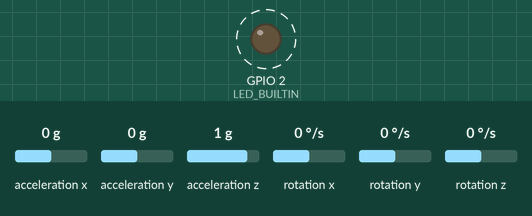
The sketch below on a simulated ESP8266 (NodeMCU). On the bench: output pins drawn as LEDs (lit = HIGH, except the on-board LED, lit = LOW). Wiring (inferred from the names in the program): MPU-6050 motion sensor at I2C address 0x68. Dashed ring = blinking. The test bench sets the inputs (shaded band); at power-on: acceleration x 0 g, acceleration y 0 g, acceleration z 1 g, rotation x 0 °/s, rotation y 0 °/s, rotation z 0 °/s. What the sketch prints to the serial monitor is not drawn.

Above: at 0.5 s.
Timing chart, 0 to 3.1 s (numbered marks = the images above):
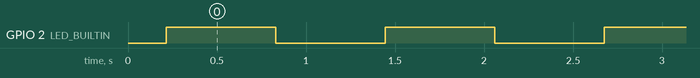

Measured:
- by itself, GPIO 2 (LED_BUILTIN): alternates HIGH for 0.62 s and LOW for 0.62 s

The sketch:

GYRO_AND_ACCELEROMETER__MPU6050_.ino
```cpp
#include <ESP8266WiFi.h>  //biblioteca das placas Esp
#include<Wire.h>

/*
 * Definições de alguns endereços mais comuns do MPU6050
 * os registros podem ser facilmente encontrados no mapa de registros do MPU6050
 */
const int MPU_ADDR =      0x68; // definição do endereço do sensor MPU6050 (0x68)
const int WHO_AM_I =      0x75; // registro de identificação do dispositivo
const int PWR_MGMT_1 =    0x6B; // registro de configuração do gerenciamento de energia
const int GYRO_CONFIG =   0x1B; // registro de configuração do giroscópio
const int ACCEL_CONFIG =  0x1C; // registro de configuração do acelerômetro
const int ACCEL_XOUT =    0x3B; // registro de leitura do eixo X do acelerômetro

const int sda_pin = 4; // definição do pino I2C SDA
const int scl_pin = 5; // definição do pino I2C SCL

bool led_state = false;

// variáveis para armazenar os dados "crus" do acelerômetro
int16_t AcX, AcY, AcZ, Tmp, GyX, GyY, GyZ;


/*
 * função que configura a I2C com os pinos desejados
 * sda_pin -> D5
 * scl_pin -> D6
 */
void initI2C()
{
  //Serial.println("---inside initI2C");
  Wire.begin(sda_pin, scl_pin);
}

/*
 * função que escreve um dado valor em um dado registro
 */
void writeRegMPU(int reg, int val)      //aceita um registro e um valor como parâmetro
{
  Wire.beginTransmission(MPU_ADDR);     // inicia comunicação com endereço do MPU6050
  Wire.write(reg);                      // envia o registro com o qual se deseja trabalhar
  Wire.write(val);                      // escreve o valor no registro
  Wire.endTransmission(true);           // termina a transmissão
}

uint8_t readRegMPU(uint8_t reg)        // aceita um registro como parâmetro
{
  uint8_t data;
  Wire.beginTransmission(MPU_ADDR);     // inicia comunicação com endereço do MPU6050
  Wire.write(reg);                      // envia o registro com o qual se deseja trabalhar
  Wire.endTransmission(false);          // termina transmissão mas continua com I2C aberto (envia STOP e START)
  Wire.requestFrom(MPU_ADDR, 1);        // configura para receber 1 byte do registro escolhido acima
  data = Wire.read();                   // lê o byte e guarda em 'data'
  return data;                          //retorna 'data'
}


/*
 * função que procura pelo sensor no endereço 0x68
 */
void findMPU(int mpu_addr)
{
  Wire.beginTransmission(MPU_ADDR);
  int data = Wire.endTransmission(true);

  if(data == 0)
  {
    Serial.print("Dispositivo encontrado no endereço: 0x");
    Serial.println(MPU_ADDR, HEX);
  }
  else
  {
    Serial.println("Dispositivo não encontrado!");
  }
}

/*
 * função que verifica se o sensor responde e se está ativo
 */
void checkMPU(int mpu_addr)
{
  findMPU(MPU_ADDR);

  int data = readRegMPU(WHO_AM_I); // Register 117 – Who Am I - 0x75

  if(data == 104)
  {
    Serial.println("MPU6050 Dispositivo respondeu OK! (104)");

    data = readRegMPU(PWR_MGMT_1); // Register 107 – Power Management 1-0x6B

    if(data == 64) Serial.println("MPU6050 em modo SLEEP! (64)");
    else Serial.println("MPU6050 em modo ACTIVE!");
  }
  else Serial.println("Verifique dispositivo - MPU6050 NÃO disponível!");
}

/*
 * função de inicialização do sensor
 */
void initMPU()
{
  setSleepOff();
  setGyroScale();
  setAccelScale();
}


void setSleepOff()
{
  writeRegMPU(PWR_MGMT_1, 0); // escreve 0 no registro de gerenciamento de energia(0x68), colocando o sensor em o modo ACTIVE
}


void setGyroScale()
{
  writeRegMPU(GYRO_CONFIG, 0);
}


void setAccelScale()
{
  writeRegMPU(ACCEL_CONFIG, 0);
}


void readRawMPU()
{
  Wire.beginTransmission(MPU_ADDR);       // inicia comunicação com endereço do MPU6050
  Wire.write(ACCEL_XOUT);                       // envia o registro com o qual se deseja trabalhar, começando com registro 0x3B (ACCEL_XOUT_H)
  Wire.endTransmission(false);            // termina transmissão mas continua com I2C aberto (envia STOP e START)
  Wire.requestFrom(MPU_ADDR, 14);         // configura para receber 14 bytes começando do registro escolhido acima (0x3B)

  AcX = Wire.read() << 8;                 // lê primeiro o byte mais significativo
  AcX |= Wire.read();                     // depois lê o bit menos significativo
  AcY = Wire.read() << 8;
  AcY |= Wire.read();
  AcZ = Wire.read() << 8;
  AcZ |= Wire.read();

  Tmp = Wire.read() << 8;
  Tmp |= Wire.read();

  GyX = Wire.read() << 8;
  GyX |= Wire.read();
  GyY = Wire.read() << 8;
  GyY |= Wire.read();
  GyZ = Wire.read() << 8;
  GyZ |= Wire.read();

  Serial.print("AcX = "); Serial.print(AcX);
  Serial.print(" | AcY = "); Serial.print(AcY);
  Serial.print(" | AcZ = "); Serial.print(AcZ);
  Serial.print(" | Tmp = "); Serial.print(Tmp/340.00+36.53);
  Serial.print(" | GyX = "); Serial.print(GyX);
  Serial.print(" | GyY = "); Serial.print(GyY);
  Serial.print(" | GyZ = "); Serial.println(GyZ);

  led_state = !led_state;
  digitalWrite(LED_BUILTIN, led_state);         // pisca LED do NodeMCU a cada leitura do sensor
  delay(500);
}

/*
 * função que conecta o NodeMCU na rede Wifi
 * SSID e PASSWORD devem ser indicados nas variáveis
 */

void setup(){

pinMode(LED_BUILTIN, OUTPUT);
  Serial.begin(9600);


  Serial.println("nIniciando configuração do MPU6050n");
  initI2C();
  initMPU();
  checkMPU(MPU_ADDR);


  Serial.println("nConfiguração finalizada, iniciando loopn");
}

void loop() {
  readRawMPU();    // lê os dados do sensor

  delay(100);
}
```
